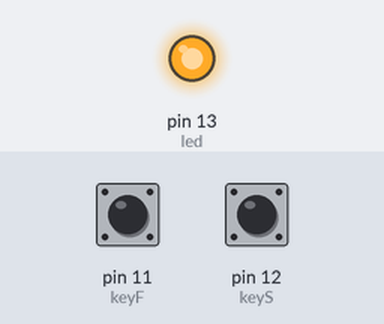
A sketch run on a simulated Arduino Uno, built with avr-gcc and run on an emulated ATmega328P. Parts: output pins drawn as LEDs (lit = HIGH). Dashed ring = blinking. Inputs (shaded band) come from the test bench; at power-on: pin 11 (keyF) HIGH, pin 12 (keyS) HIGH.

Above: at 1.2 s.
1.3 s: pin 11 (keyF) pulled LOW for 0.15 s
At 1.56 s:
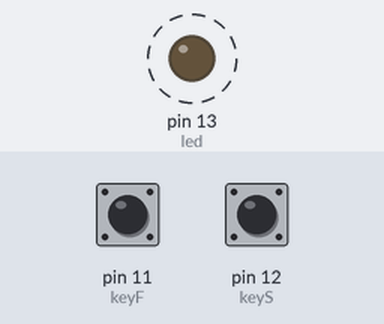
4.3 s: pin 12 (keyS) pulled LOW for 0.15 s
At 5.1 s:
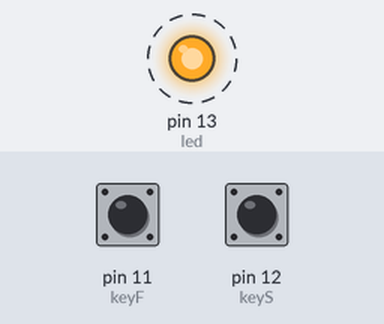
Timing chart, 0 to 13.3 s (numbered marks = the images above; inputs shaded):
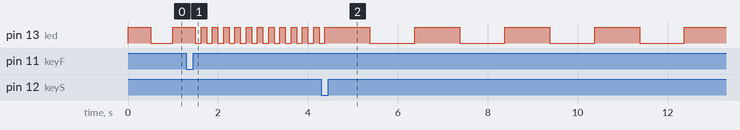

The sketch:

LEDblink.ino
```cpp
//THIS IS THE BLINKING CODE PROVIDED BY GEORGE TOYE - FROM TUTORIAL
// I USED IT USED TO CONFIRM COMMUNICATION BETWEEN MY COMPUTER AND THE ARUINO

// Pin 13 has an LED connected on most Arduino boards.
// give it a name:
int led = 13;

int keyF = 11;  // user button switch ==> faster
int keyS = 12;  // user button switch ==> slower

#define MAX_SELECT 4
int tperiod[MAX_SELECT] = {1000, 500, 250, 125};  // blink rates: 1/2sec,1/sec,2/sec,4/sec
int tselect;

long tnow, tnext = 0;
int ledState = LOW;

// the setup routine runs once when you press reset:
void setup() {
  // initialize the digital pin as an output.
  pinMode(led, OUTPUT);
  pinMode(keyF, INPUT);
  pinMode(keyS, INPUT);
  tselect = 1;      // select blink rate = 1 per sec
}

// the loop routine runs over and over again forever:
void loop() {

  tnow = millis();           // get current millisec counter value

  if (tnow >= tnext) {       // is it time to change the ledState?
    // YES: time to change, toggle ledState: HIGH->LOW, LOW->HIGH
    toggleLED();
    tnext = tnow + tperiod[tselect];    // set time of next ledState change
  }

  if (readUserKeyF()) tselect = blinkFaster();
  if (readUserKeyS()) tselect = blinkSlower();

  // beyond updating LED and checking on pushbuttons in this loop(),
  // we can now do even more things here
  // between time now and when "tnext" occurs

}

void toggleLED(void) {
    if (ledState == HIGH)
      ledState = LOW;
    else
      ledState = HIGH;
    digitalWrite(led,ledState);  // make LED ON/OFF same as updated ledState
}

int blinkFaster(void) {
  if (tselect < MAX_SELECT-1)
    return (tselect+1);
  else
    return tselect;
}
int blinkSlower(void) {
  if (tselect > 0)
    return (tselect - 1);
  else
    return tselect;
}

int readUserKeyF(void) {
  if (digitalRead(keyF) == LOW) return 1;
  else return 0;
}
int readUserKeyS(void) {
  if (digitalRead(keyS) == LOW) return 1;
  else return 0;
}
```

Measured:
- after the input at 1.3 s, pin 13 (led): alternates HIGH for 0.12 s and LOW for 0.12 s, starting after 0.33 s
- after the input at 4.3 s, pin 13 (led): alternates HIGH for 1.0 s and LOW for 1.0 s, starting after 1.1 s
